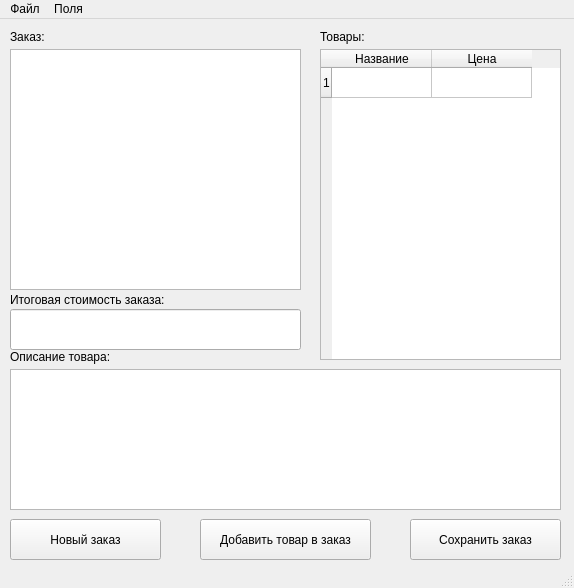
<?xml version="1.0" encoding="UTF-8"?>
<ui version="4.0">
 <class>MainWindow</class>
 <widget class="QMainWindow" name="MainWindow">
  <property name="geometry">
   <rect>
    <x>0</x>
    <y>0</y>
    <width>574</width>
    <height>588</height>
   </rect>
  </property>
  <property name="windowTitle">
   <string>MainWindow</string>
  </property>
  <widget class="QWidget" name="centralwidget">
   <widget class="QTextEdit" name="textEditNew">
    <property name="geometry">
     <rect>
      <x>10</x>
      <y>30</y>
      <width>291</width>
      <height>241</height>
     </rect>
    </property>
   </widget>
   <widget class="QTableWidget" name="tableWidget">
    <property name="geometry">
     <rect>
      <x>320</x>
      <y>30</y>
      <width>241</width>
      <height>311</height>
     </rect>
    </property>
    <row>
     <property name="text">
      <string>1</string>
     </property>
    </row>
    <column>
     <property name="text">
      <string>Название</string>
     </property>
    </column>
    <column>
     <property name="text">
      <string>Цена</string>
     </property>
    </column>
   </widget>
   <widget class="QTextEdit" name="textEditDiscrip">
    <property name="geometry">
     <rect>
      <x>10</x>
      <y>350</y>
      <width>551</width>
      <height>141</height>
     </rect>
    </property>
   </widget>
   <widget class="QPushButton" name="addOrder">
    <property name="geometry">
     <rect>
      <x>200</x>
      <y>500</y>
      <width>171</width>
      <height>41</height>
     </rect>
    </property>
    <property name="text">
     <string>Добавить товар в заказ</string>
    </property>
   </widget>
   <widget class="QPushButton" name="newOrder">
    <property name="geometry">
     <rect>
      <x>10</x>
      <y>500</y>
      <width>151</width>
      <height>41</height>
     </rect>
    </property>
    <property name="text">
     <string>Новый заказ</string>
    </property>
   </widget>
   <widget class="QPushButton" name="saveOrder">
    <property name="geometry">
     <rect>
      <x>410</x>
      <y>500</y>
      <width>151</width>
      <height>41</height>
     </rect>
    </property>
    <property name="text">
     <string>Сохранить заказ</string>
    </property>
   </widget>
   <widget class="QLineEdit" name="orderPrice">
    <property name="geometry">
     <rect>
      <x>10</x>
      <y>290</y>
      <width>291</width>
      <height>41</height>
     </rect>
    </property>
   </widget>
   <widget class="QLabel" name="label">
    <property name="geometry">
     <rect>
      <x>10</x>
      <y>10</y>
      <width>291</width>
      <height>16</height>
     </rect>
    </property>
    <property name="text">
     <string>Заказ:</string>
    </property>
   </widget>
   <widget class="QLabel" name="label_2">
    <property name="geometry">
     <rect>
      <x>320</x>
      <y>10</y>
      <width>241</width>
      <height>16</height>
     </rect>
    </property>
    <property name="text">
     <string>Товары:</string>
    </property>
   </widget>
   <widget class="QLabel" name="label_3">
    <property name="geometry">
     <rect>
      <x>10</x>
      <y>270</y>
      <width>291</width>
      <height>21</height>
     </rect>
    </property>
    <property name="text">
     <string>Итоговая стоимость заказа:</string>
    </property>
   </widget>
   <widget class="QLabel" name="label_4">
    <property name="geometry">
     <rect>
      <x>10</x>
      <y>330</y>
      <width>301</width>
      <height>16</height>
     </rect>
    </property>
    <property name="text">
     <string>Описание товара:</string>
    </property>
   </widget>
  </widget>
  <widget class="QMenuBar" name="menubar">
   <property name="geometry">
    <rect>
     <x>0</x>
     <y>0</y>
     <width>574</width>
     <height>21</height>
    </rect>
   </property>
   <widget class="QMenu" name="menu">
    <property name="title">
     <string>Файл</string>
    </property>
    <addaction name="actionBrowse"/>
    <addaction name="actionSave"/>
    <addaction name="separator"/>
    <addaction name="actionClose"/>
   </widget>
   <widget class="QMenu" name="menu_2">
    <property name="title">
     <string>Поля</string>
    </property>
    <addaction name="actionClear"/>
   </widget>
   <addaction name="menu"/>
   <addaction name="menu_2"/>
  </widget>
  <widget class="QStatusBar" name="statusbar"/>
  <action name="actionBrowse">
   <property name="text">
    <string>Открыть</string>
   </property>
  </action>
  <action name="actionSave">
   <property name="text">
    <string>Сохранить</string>
   </property>
  </action>
  <action name="actionClose">
   <property name="text">
    <string>Закрыть</string>
   </property>
  </action>
  <action name="actionClear">
   <property name="text">
    <string>Очистить</string>
   </property>
  </action>
 </widget>
 <resources/>
 <connections>
  <connection>
   <sender>actionClose</sender>
   <signal>triggered()</signal>
   <receiver>MainWindow</receiver>
   <slot>close()</slot>
   <hints>
    <hint type="sourcelabel">
     <x>-1</x>
     <y>-1</y>
    </hint>
    <hint type="destinationlabel">
     <x>280</x>
     <y>297</y>
    </hint>
   </hints>
  </connection>
 </connections>
</ui>
